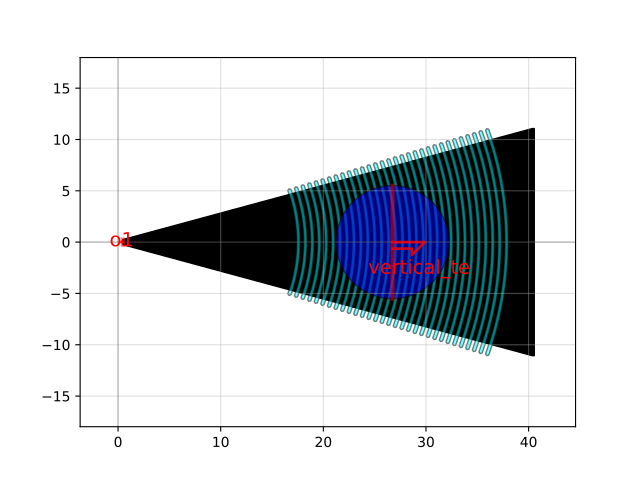

The script that drew this image:
import gdsfactory as gf

c = gf.components.grating_coupler_elliptical_trenches(polarization='te', fiber_marker_width=11.0, fiber_marker_layer='TE', taper_length=16.6, taper_angle=30.0, trenches_extra_angle=9.0, wavelength=1.53, fiber_angle=15.0, grating_line_width=0.343, neff=2.638, ncladding=1.443, layer_trench='SLAB150', p_start=26, n_periods=30, end_straight_length=0.2, cross_section='strip')
c.plot()
